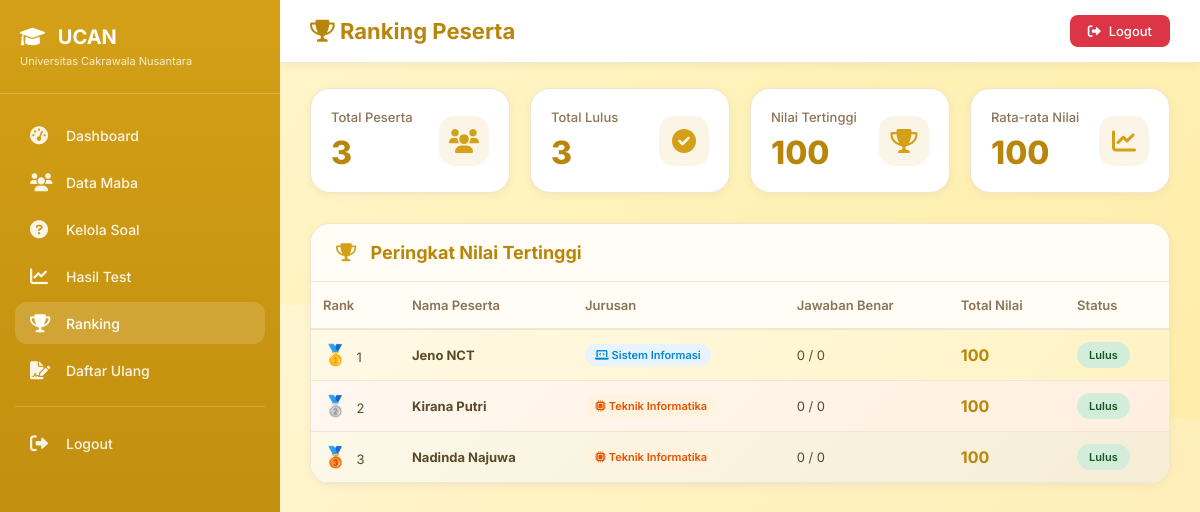
Screenshot of /pembe/admin/ranking.php (signed in) with the database file from the repository.
### tables this page shows
CREATE TABLE `hasil_test` (
  `id` int(11) NOT NULL,
  `id_peserta` int(11) NOT NULL,
  `nama_peserta` varchar(100) DEFAULT NULL,
  `jurusan` varchar(50) DEFAULT NULL,
  `jawaban_benar` int(11) DEFAULT 0,
  `total_soal` int(11) DEFAULT 0,
  `total_nilai` int(11) DEFAULT 0,
  `jumlah_benar` int(11) DEFAULT 0,
  `jumlah_salah` int(11) DEFAULT 0,
  `persentase` decimal(5,2) DEFAULT 0.00,
  `status` varchar(20) DEFAULT 'proses',
  `tanggal_test` timestamp NOT NULL DEFAULT current_timestamp()
);

### pembe/admin/ranking.php (the view, shortened to what this page needs)
<?php
$host = 'localhost';
$dbname = 'pembe';
$user = 'root';
$pass = '';
$conn = mysqli_connect($host, $user, $pass, $dbname);
$query = "SELECT * FROM hasil_test ORDER BY total_nilai DESC, tanggal_test ASC";
$result = mysqli_query($conn, $query);
$ranking_list = [];
if (mysqli_num_rows($result) > 0) {
    $ranking_list = mysqli_fetch_all($result, MYSQLI_ASSOC);
}
$total_peserta = count($ranking_list);
$total_lulus = 0;
$nilai_tertinggi = 0;
$rata_rata = 0;
foreach ($ranking_list as $r) {
    if ($r['status'] == 'lulus') {
        $total_lulus++;
    }
    if ($r['total_nilai'] > $nilai_tertinggi) {
        $nilai_tertinggi = $r['total_nilai'];
    }
    $rata_rata += $r['total_nilai'];
}
if ($total_peserta > 0) {
    $rata_rata = round($rata_rata / $total_peserta, 2);
}
?>
<!DOCTYPE html>
<html lang="id">
<head>
    <link rel="stylesheet" href="https://cdnjs.cloudflare.com/ajax/libs/font-awesome/6.0.0-beta3/css/all.min.css">
</head>
<body>
    <div class="sidebar">
        <div class="sidebar-header">
            <h3><i class="fas fa-graduation-cap"></i> UCAN</h3>
            <p>Universitas Cakrawala Nusantara</p>
        </div>
        <div class="sidebar-menu">
            <a href="dashboard.php" class="menu-item"><i class="fas fa-tachometer-alt"></i><span>Dashboard</span></a>
            <a href="maba.php" class="menu-item"><i class="fas fa-users"></i><span>Data Maba</span></a>
            <a href="soal.php" class="menu-item"><i class="fas fa-question-circle"></i><span>Kelola Soal</span></a>
            <a href="hasil.php" class="menu-item"><i class="fas fa-chart-line"></i><span>Hasil Test</span></a>
            <a href="ranking.php" class="menu-item active"><i class="fas fa-trophy"></i><span>Ranking</span></a>
            <a href="daftar_ulang.php" class="menu-item"><i class="fas fa-file-signature"></i><span>Daftar Ulang</span></a>
            <div class="menu-divider"></div>
            <a href="logout.php" class="menu-item"><i class="fas fa-sign-out-alt"></i><span>Logout</span></a>
        </div>
    </div>
    <div class="main-content">
        <div class="top-header">
            <div class="page-title">
                <h2><i class="fas fa-trophy"></i> Ranking Peserta</h2>
            </div>
            <a href="logout.php" class="logout-btn">
                <i class="fas fa-sign-out-alt"></i> Logout
            </a>
        </div>
        <div class="container">
            <div class="stats-grid">
                <div class="stat-card">
                    <div class="stat-info">
                        <h4>Total Peserta</h4>
                        <div class="stat-number"><?php echo $total_peserta; ?></div>
                    </div>
                    <div class="stat-icon">
                        <i class="fas fa-users"></i>
                    </div>
                </div>
                <div class="stat-card">
                    <div class="stat-info">
                        <h4>Total Lulus</h4>
                        <div class="stat-number"><?php echo $total_lulus; ?></div>
                    </div>
                    <div class="stat-icon">
                        <i class="fas fa-check-circle"></i>
                    </div>
                </div>
                <div class="stat-card">
                    <div class="stat-info">
                        <h4>Nilai Tertinggi</h4>
                        <div class="stat-number"><?php echo $nilai_tertinggi; ?></div>
                    </div>
                    <div class="stat-icon">
                        <i class="fas fa-trophy"></i>
                    </div>
                </div>
                <div class="stat-card">
                    <div class="stat-info">
                        <h4>Rata-rata Nilai</h4>
                        <div class="stat-number"><?php echo $rata_rata; ?></div>
                    </div>
                    <div class="stat-icon">
                        <i class="fas fa-chart-line"></i>
                    </div>
                </div>
            </div>
            <div class="card">
                <div class="card-header">
                    <h3><i class="fas fa-trophy"></i> Peringkat Nilai Tertinggi</h3>
                </div>
                <?php if (count($ranking_list) > 0): ?>
                <div style="overflow-x: auto;">
                    <table class="ranking-table">
                        <thead>
                             <tr>
                                <th>Rank</th>
                                <th>Nama Peserta</th>
                                <th>Jurusan</th>
                                <th>Jawaban Benar</th>
                                <th>Total Nilai</th>
                                <th>Status</th>
                             </tr>
                        </thead>
                        <tbody>
                            <?php foreach ($ranking_list as $index => $r): ?>
                            <tr class="<?php echo $index == 0 ? 'rank-1' : ($index == 1 ? 'rank-2' : ($index == 2 ? 'rank-3' : '')); ?>">
                                <td>
                                    <?php if ($index == 0): ?>
                                        <span class="medal">🥇</span> 1
                                    <?php elseif ($index == 1): ?>
                                        <span class="medal">🥈</span> 2
                                    <?php elseif ($index == 2): ?>
                                        <span class="medal">🥉</span> 3
                                    <?php else: ?>
                                        <?php echo $index + 1; ?>
                                    <?php endif; ?>
                                </td>
                                <td><strong><?php echo htmlspecialchars($r['nama_peserta']); ?></strong></td>
                                <td>
                                    <span class="badge-jurusan <?php echo $r['jurusan'] == 'Sistem Informasi' ? 'badge-si' : 'badge-ti'; ?>">
                                        <i class="fas <?php echo $r['jurusan'] == 'Sistem Informasi' ? 'fa-laptop-code' : 'fa-microchip'; ?>"></i>
                                        <?php echo htmlspecialchars($r['jurusan']); ?>
                                    </span>
                                </td>
                                <td><?php echo $r['jawaban_benar']; ?> / <?php echo $r['total_soal']; ?></td>
                                <td><strong style="font-size:16px; color:#B8860B;"><?php echo $r['total_nilai']; ?></strong></td>
                                <td>
                                    <span class="badge <?php echo $r['status'] == 'lulus' ? 'badge-success' : 'badge-danger'; ?>">
                                        <?php echo $r['status'] == 'lulus' ? 'Lulus' : 'Tidak Lulus'; ?>
                                    </span>
                                </td>
                            </tr>
                            <?php endforeach; ?>
                        </tbody>
                    </table>
                </div>
                <?php endif; ?>
            </div>
        </div>
    </div>
</body>
</html>

### pembe/admin/ranking.php (style rules this page uses)
* { margin: 0; padding: 0; box-sizing: border-box; }
body { font-family: 'Inter', sans-serif; background: linear-gradient(135deg, #FFF9E6 0%, #FFF3C4 50%, #FFECB3 100%); min-height: 100vh; position: relative; }
body::before { content: ''; position: absolute; top: 0; left: 0; right: 0; bottom: 0; background-size: cover; pointer-events: none; }
.sidebar { position: fixed; left: 0; top: 0; width: 280px; height: 100vh; background: linear-gradient(180deg, #D4A017 0%, #B8860B 100%); color: white; overflow-y: auto; z-index: 100; }
.sidebar-header { padding: 25px 20px; border-bottom: 1px solid rgba(255,255,255,0.2); margin-bottom: 20px; }
.sidebar-header h3 { font-size: 20px; font-weight: 700; margin-bottom: 5px; }
.sidebar-header h3 i { margin-right: 8px; }
.sidebar-header p { font-size: 11px; opacity: 0.8; }
.sidebar-menu { padding: 0 15px; }
.menu-item { display: flex; align-items: center; gap: 12px; padding: 12px 15px; margin: 5px 0; border-radius: 12px; color: rgba(255,255,255,0.9); text-decoration: none; transition: all 0.3s; }
.menu-item i { width: 24px; font-size: 18px; }
.menu-item span { font-size: 14px; font-weight: 500; }
.menu-item:hover, .menu-item.active { background: rgba(255,255,255,0.15); color: white; }
.menu-divider { height: 1px; background: rgba(255,255,255,0.2); margin: 15px 0; }
.main-content { margin-left: 280px; min-height: 100vh; position: relative; z-index: 1; }
.top-header { background: white; padding: 15px 30px; display: flex; justify-content: space-between; align-items: center; box-shadow: 0 2px 10px rgba(0,0,0,0.05); position: sticky; top: 0; z-index: 99; border-bottom: 1px solid #F0E6D2; }
.page-title h2 { font-size: 22px; font-weight: 700; color: #B8860B; }
.logout-btn { background: #dc3545; color: white; padding: 8px 18px; border-radius: 8px; text-decoration: none; font-size: 13px; font-weight: 500; transition: all 0.3s; display: inline-flex; align-items: center; gap: 8px; }
.container { padding: 25px 30px; }
.stats-grid { display: grid; grid-template-columns: repeat(4, 1fr); gap: 20px; margin-bottom: 30px; }
.stat-card { background: white; border-radius: 20px; padding: 20px; box-shadow: 0 2px 10px rgba(0,0,0,0.05); transition: all 0.3s; border: 1px solid #F0E6D2; display: flex; justify-content: space-between; align-items: center; }
.stat-info h4 { font-size: 13px; color: #8B7355; font-weight: 500; margin-bottom: 8px; }
.stat-number { font-size: 32px; font-weight: 800; color: #B8860B; }
.stat-icon { width: 50px; height: 50px; background: rgba(212, 160, 23, 0.1); border-radius: 15px; display: flex; align-items: center; justify-content: center; }
.stat-icon i { font-size: 24px; color: #D4A017; }
.card { background: white; border-radius: 20px; box-shadow: 0 2px 10px rgba(0,0,0,0.05); overflow: hidden; border: 1px solid #F0E6D2; }
.card-header { padding: 18px 25px; border-bottom: 1px solid #F0E6D2; background: #FFFDF5; }
.card-header h3 { font-size: 18px; font-weight: 700; color: #B8860B; }
.card-header h3 i { margin-right: 10px; color: #D4A017; }
.ranking-table { width: 100%; border-collapse: collapse; }
.ranking-table th { text-align: left; padding: 15px 12px; background: #FFFDF5; font-weight: 600; font-size: 13px; color: #8B7355; border-bottom: 2px solid #F0E6D2; }
.ranking-table td { padding: 12px; font-size: 13px; border-bottom: 1px solid #F0E6D2; vertical-align: middle; color: #5a4a2a; }
.rank-1 { background: linear-gradient(135deg, #FFF9E6, #FFF3C4); }
.rank-2 { background: linear-gradient(135deg, #FFF8F0, #FFEFE0); }
.rank-3 { background: linear-gradient(135deg, #FDF8E8, #F5EDD6); }
.medal { font-size: 20px; margin-right: 5px; }
.badge { display: inline-block; padding: 6px 12px; border-radius: 20px; font-size: 11px; font-weight: 600; }
.badge-success { background: #d4edda; color: #155724; }
.badge-jurusan { padding: 4px 10px; border-radius: 20px; font-size: 11px; font-weight: 600; display: inline-block; }
.badge-si { background: #E8F4FD; color: #0288D1; }
.badge-ti { background: #FFF3E0; color: #E65100; }

### rows the page displays
hasil_test: total_nilai "100", nama_peserta "Jeno NCT", jurusan "Sistem Informasi", jawaban_benar "0", total_soal "0", status "Lulus"
hasil_test: shows "2", nama_peserta "Kirana Putri", jurusan "Teknik Informatika", jawaban_benar "0", total_soal "0", total_nilai "100", status "Lulus"
hasil_test: shows "3", nama_peserta "Nadinda Najuwa", jurusan "Teknik Informatika", jawaban_benar "0", total_soal "0", total_nilai "100", status "Lulus"

### other values shown
$total_peserta "3"
$total_lulus "3"
$rata_rata "100"
